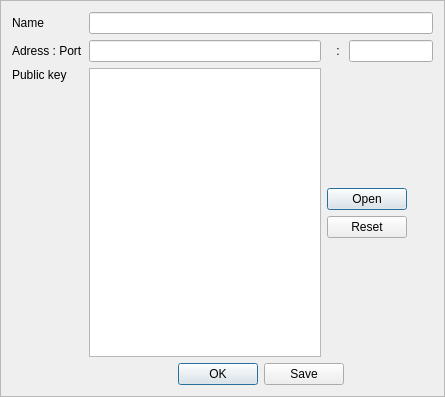
<?xml version="1.0" encoding="UTF-8"?>
<ui version="4.0">
 <class>BodyConnexion</class>
 <widget class="QFrame" name="BodyConnexion">
  <property name="geometry">
   <rect>
    <x>0</x>
    <y>0</y>
    <width>445</width>
    <height>397</height>
   </rect>
  </property>
  <property name="windowTitle">
   <string>Widget</string>
  </property>
  <property name="windowIcon">
   <iconset resource="../../share/img/client.qrc">
    <normaloff>:/tools/root_notconnected.png</normaloff>:/tools/root_notconnected.png</iconset>
  </property>
  <property name="frameShape">
   <enum>QFrame::StyledPanel</enum>
  </property>
  <layout class="QGridLayout" name="gridLayout">
   <item row="1" column="0">
    <widget class="QLabel" name="labelAdressPort">
     <property name="text">
      <string>Adress : Port</string>
     </property>
    </widget>
   </item>
   <item row="2" column="0">
    <widget class="QLabel" name="label">
     <property name="sizePolicy">
      <sizepolicy hsizetype="Preferred" vsizetype="Preferred">
       <horstretch>0</horstretch>
       <verstretch>0</verstretch>
      </sizepolicy>
     </property>
     <property name="text">
      <string>Public key</string>
     </property>
     <property name="alignment">
      <set>Qt::AlignLeading|Qt::AlignLeft|Qt::AlignTop</set>
     </property>
    </widget>
   </item>
   <item row="2" column="2" colspan="3">
    <widget class="QDialogButtonBox" name="selectPubKey">
     <property name="orientation">
      <enum>Qt::Vertical</enum>
     </property>
     <property name="standardButtons">
      <set>QDialogButtonBox::Open|QDialogButtonBox::Reset</set>
     </property>
     <property name="centerButtons">
      <bool>true</bool>
     </property>
    </widget>
   </item>
   <item row="3" column="1" colspan="4">
    <widget class="QDialogButtonBox" name="_isOk">
     <property name="standardButtons">
      <set>QDialogButtonBox::Ok|QDialogButtonBox::Save</set>
     </property>
     <property name="centerButtons">
      <bool>true</bool>
     </property>
    </widget>
   </item>
   <item row="0" column="0">
    <widget class="QLabel" name="labelName">
     <property name="text">
      <string>Name</string>
     </property>
    </widget>
   </item>
   <item row="0" column="1" colspan="4">
    <widget class="QLineEdit" name="_name"/>
   </item>
   <item row="1" column="4">
    <widget class="QLineEdit" name="_port"/>
   </item>
   <item row="1" column="1">
    <widget class="QLineEdit" name="_adress"/>
   </item>
   <item row="1" column="3">
    <widget class="QLabel" name="column">
     <property name="text">
      <string> : </string>
     </property>
    </widget>
   </item>
   <item row="2" column="1">
    <widget class="QTextEdit" name="_pubKey"/>
   </item>
  </layout>
 </widget>
 <tabstops>
  <tabstop>_name</tabstop>
  <tabstop>_adress</tabstop>
  <tabstop>_port</tabstop>
  <tabstop>_pubKey</tabstop>
  <tabstop>selectPubKey</tabstop>
  <tabstop>_isOk</tabstop>
 </tabstops>
 <resources>
  <include location="../../share/img/client.qrc"/>
 </resources>
 <connections/>
</ui>
